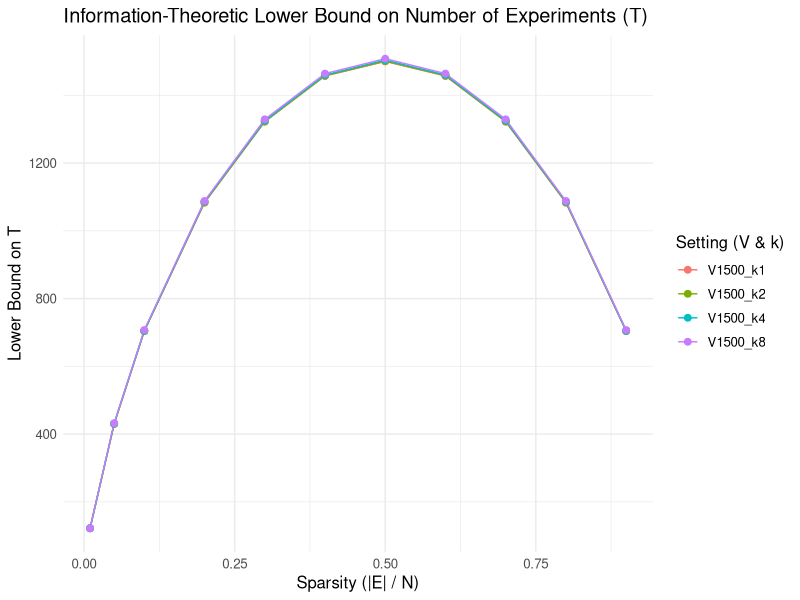

Here is the R script that generated this plot: (Note: this script raises an error after producing the figure.)
## ---- chunk 1
library(ggplot2)
library(dplyr)
library(tidyr)
library(purrr)
## ---- chunk 2

lower_bound_T <- function(k_vals, V_vals, ntf = 1500, p_suc = 1) {
  sparsity_levels <- c(0.01, 0.05, seq(0.1, 0.9, by = 0.1))
  results <- list()
  
  for (V in V_vals) {
    N <- ntf * (V - 1)  # allowed number of directed edges
    for (k in k_vals) {
      df <- data.frame(
        sparsity = sparsity_levels,
        E = round(sparsity_levels * N),
        T_bound = NA,
        k = k,
        V = V
      )
      
      df$T_bound <- map2_dbl(df$E, N, function(E, N_total) {
        if (E == 0 || E >= N_total) {
          return(NA)
        } else {
          log_binom <- lgamma(N_total + 1) - lgamma(E + 1) - lgamma(N_total - E + 1)
          return(ceiling(log_binom / log(2) / (V - k)))
        }
      })
      results[[paste0("V", V, "_k", k)]] <- df
    }
  }
  
  final_df <- bind_rows(results, .id = "setting")
  print(final_df)
  
  ggplot(final_df, aes(x = sparsity, y = T_bound, color = setting)) +
    geom_line(size = 0.5) +
    geom_point(size = 2) +
    labs(
      title = "Information-Theoretic Lower Bound on Number of Experiments (T)",
      x = "Sparsity (|E| / N)",
      y = "Lower Bound on T",
      color = "Setting (V & k)"
    ) +
    theme_minimal() +
    theme(text = element_text(size = 12))
}

## ---- chunk 3
lower_bound_T(k_vals = c(1, 2, 4,8), V_vals = c(1500))
## ---- chunk 4
plot_success_prob <- function(k_vals, V_vals, ntf = 1500, sparsity = 0.05, T_range = 100:300) {
  results <- list()

  for (V in V_vals) {
    N <- ntf * (V - 1)
    for (k in k_vals) {
      E <- round(sparsity * N)  # fixed sparsity level
      log2_binom <- (lgamma(N + 1) - lgamma(E + 1) - lgamma(N - E + 1)) / log(2)
      
      df <- data.frame(
        T = T_range,
        log2_binom = log2_binom,
        log2_p_suc = T_range * (V - k) - log2_binom,
        k = k,
        V = V
      )
      df$p_suc <- pmin(1, 2^df$log2_p_suc)  # safe exponentiation, capped at 1
      results[[paste0("V", V, "_k", k)]] <- df
    }
  }

  final_df <- bind_rows(results, .id = "setting")
  print(final_df)

  ggplot(final_df, aes(x = T, y = p_suc, color = setting)) +
    geom_line(size = 1.1) +
    labs(
      title = paste0("Success Probability vs Number of Experiments (Sparsity = ", sparsity, ")"),
      x = "Number of Experiments T",
      y = "Upper Bound on Success Probability",
      color = "Setting (V & k)"
    ) +
    theme_minimal() +
    ylim(0, 1.05) +
    theme(text = element_text(size = 12))
}

## ---- chunk 5
plot_success_prob(k_val1s = c(1, 2, 4,8), V_vals = c(1500), sparsity = 0.05, T_range = 300:500)
## ---- chunk 6
lower_bound_T(k_vals = c(8), V_vals = c(250),ntf = 250)
## ---- chunk 7
calculate_T_bound <- function(E, N_TF, N_non_TF, V,k, allow_self_regulation = FALSE) {
  N_total <- N_TF * (N_TF + N_non_TF)
  if (!allow_self_regulation) {
    N_total <- N_total - N_TF
  }
  
  if (E == 0 || E >= N_total) {
    return(NA)
  }
  
  log_binom <- lgamma(N_total + 1) - lgamma(E + 1) - lgamma(N_total - E + 1)
  T_bound <- ceiling(log_binom / log(2) / (V - k))
  
  return(T_bound)
}
